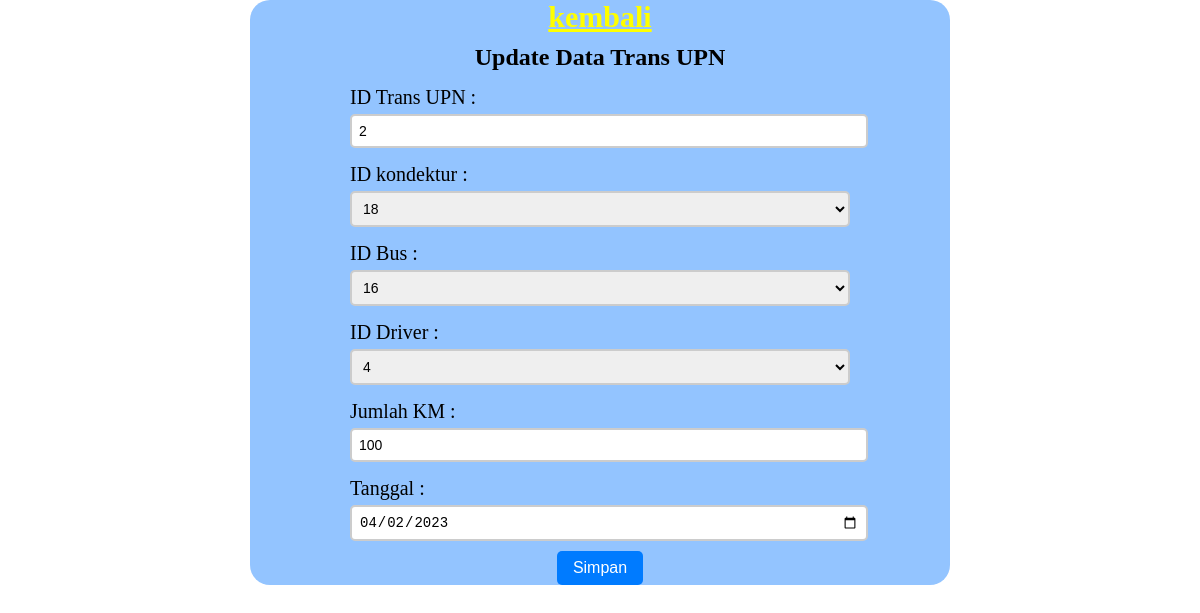
Screenshot of /2_update.php?id_trans_upn=2 with the database file from the repository.
### tables this page shows
CREATE TABLE `trans_upn` (
  `id_trans_upn` int(10) UNSIGNED NOT NULL,
  `id_kondektur` int(10) UNSIGNED NOT NULL,
  `id_bus` int(10) UNSIGNED NOT NULL,
  `id_driver` int(10) UNSIGNED NOT NULL,
  `jumlah_km` int(10) UNSIGNED DEFAULT NULL,
  `tanggal` date DEFAULT NULL
);

### conn.php (called while the page is built, shortened)
<?php
function connection()
{
   $dbServer = 'localhost';
   $dbUser = 'root';
   $dbPass = '';
   $dbName = "transupn";
   $conn = mysqli_connect($dbServer, $dbUser, $dbPass,$dbName);
   return $conn;
}
?>

### 2_update.php (the view, shortened to what this page needs)
<?php
include('conn.php');
$result = '';
if ($_SERVER['REQUEST_METHOD'] === 'GET') {
  if (isset($_GET['id_trans_upn'])) {
    $id_trans_upn_upd = $_GET['id_trans_upn'];
    $query = "SELECT * FROM trans_upn WHERE id_trans_upn = '$id_trans_upn_upd'";
    $result = mysqli_query(connection(), $query);
  }
}
?>
<!DOCTYPE html>
<html lang="en">
<head>
    <link rel="stylesheet" href="uts.css">
</head>
<body>
    <?php if (isset($_GET['id_trans_upn'])) { ?>
    <form action="2_update.php" method="POST">
        <a href="index.php" class="back">kembali</a>
        <h2>Update Data Trans UPN</h2>
        <?php while ($data = mysqli_fetch_assoc($result)) { ?>
        <div class="form-group">
            <label>ID Trans UPN :</label>
            <input type="text" name="id" value="<?php echo $data['id_trans_upn']; ?>" required="required" readonly>
        </div>
        <div class="form-group">
            <label>ID kondektur :</label>
            <select name="id_kondektur">
                <?php echo "<option value=" . $data['id_kondektur'] . ">" . $data['id_kondektur'] . "</option>";
                ?>
            </select>
        </div>
        <div class="form-group">
            <label>ID Bus :</label>
            <select name="id_bus">
                <?php
                echo "<option value=" . $data['id_bus'] . ">" . $data['id_bus'] . "</option>";
                ?>
            </select>
        </div>
        <div class="form-group">
            <label>ID Driver :</label>
            <select name="id_driver">
                <?php
                echo "<option value=" . $data['id_driver'] . ">" . $data['id_driver'] . "</option>";
                ?>
            </select>
        </div>
        <div class="form-group">
            <label>Jumlah KM :</label>
            <input type="number" name="jumlh_km" value="<?php echo $data['jumlah_km']; ?>" required="required" autocomplete="off">
        </div>
        <div class="form-group">
            <label>Tanggal :</label>
            <input type="date" name="tgl" value="<?php echo $data['tanggal']; ?>" required="required">
        </div>
        <button type="submit" name="trans_upn">Simpan</button>
        <?php } ?>
    </form>
    <?php } ?>
</body>
</html>

### uts.css (style rules this page uses)
* { margin: 0; }
.back { color: yellow; font-weight: bold; font-size: 30px; }
form { display: flex; flex-direction: column; align-items: center; justify-content: center; width: 700px; margin: auto; background-color: #93c4ff; border-radius: 20px; }
.form-group { display: flex; flex-direction: column; align-items: flex-start; margin-bottom: 10px; width: 500px; }
label { font-size: 20px; margin: 5px 0; }
input, textarea, select, option { width: 100%; padding: 7px; border: 2px solid #ccc; border-radius: 5px; font-size: 14px; }
button { padding: 8px 16px; background-color: #007bff; color: #fff; border: none; border-radius: 5px; font-size: 16px; cursor: pointer; }
h2 { margin: 10px 0; }

### rows the page displays
trans_upn: id "2", id_kondektur "18", id_bus "16", id_driver "4", jumlh_km "100", tgl "04/02/2023"
